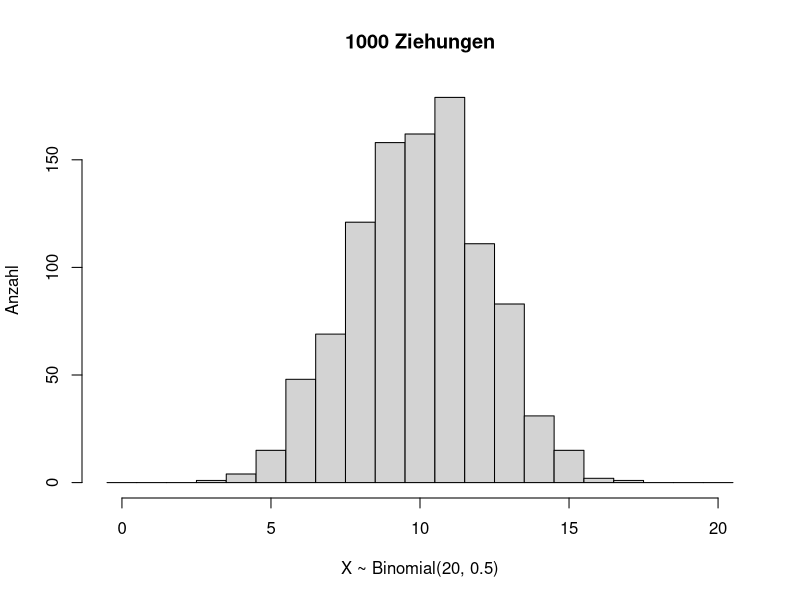
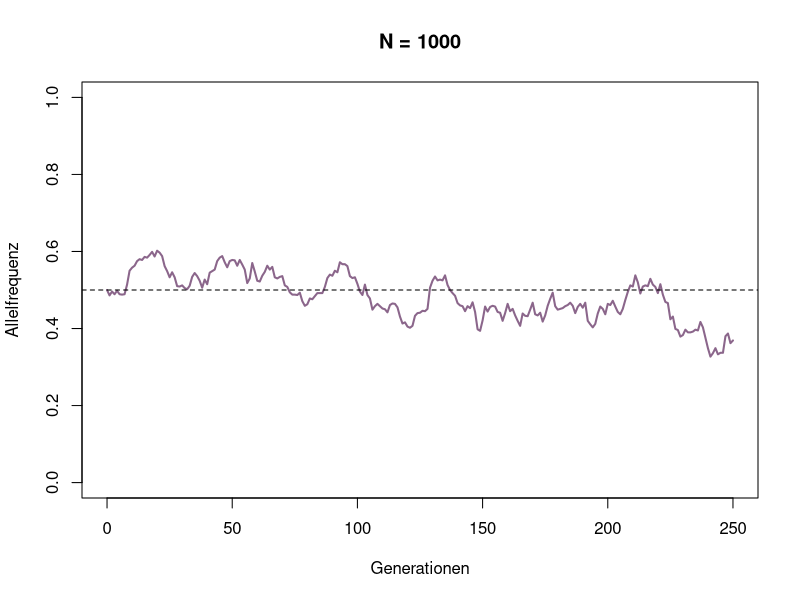
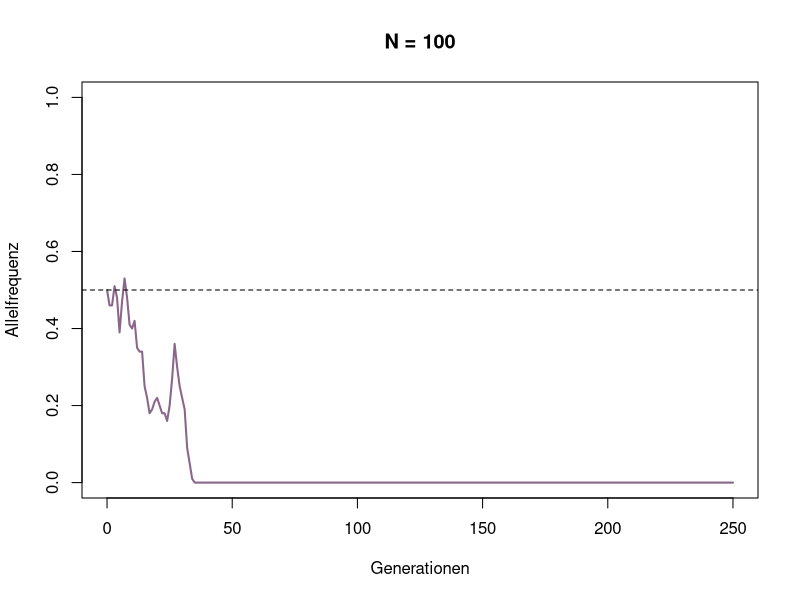
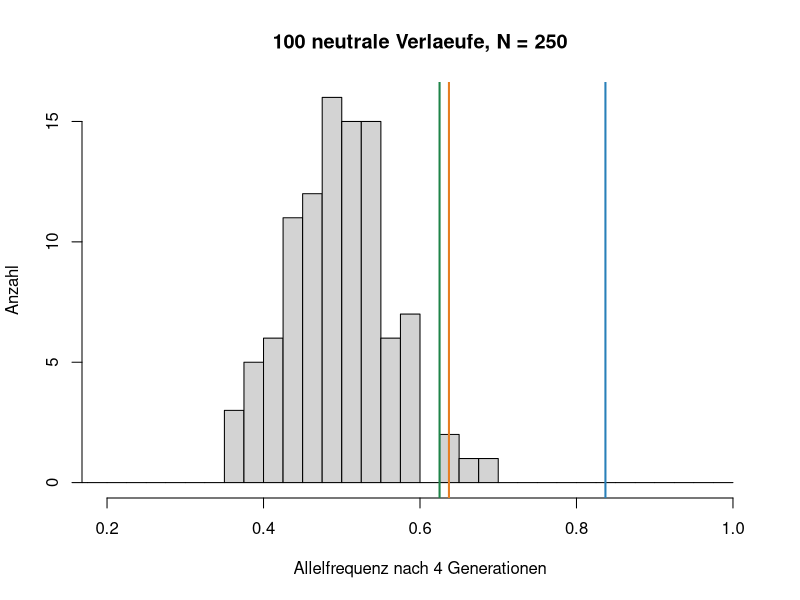
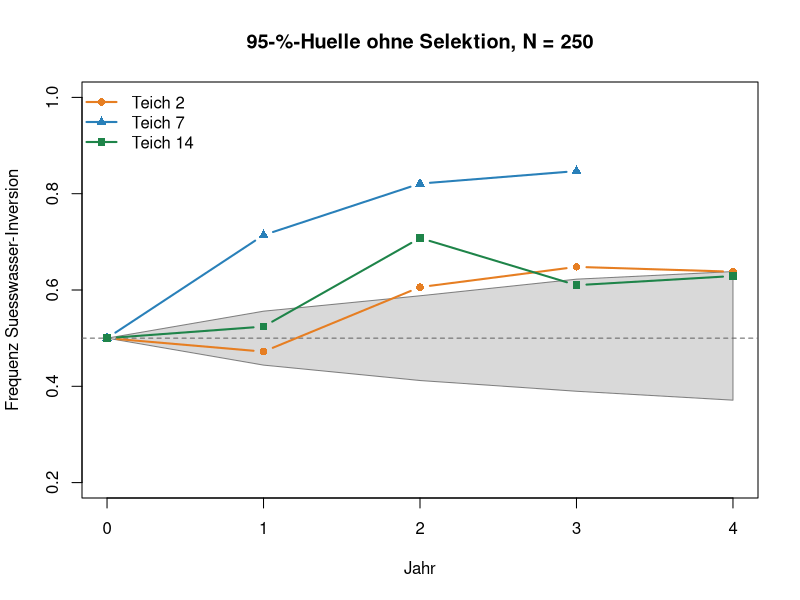
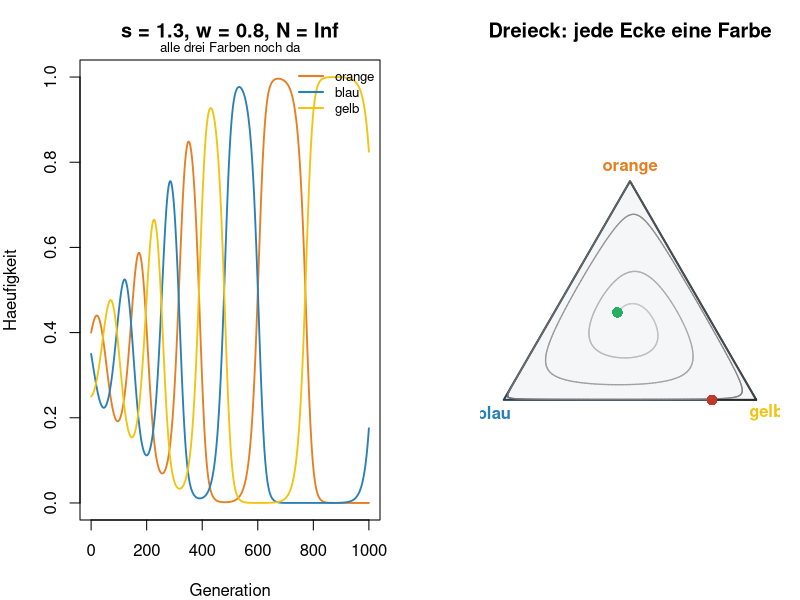
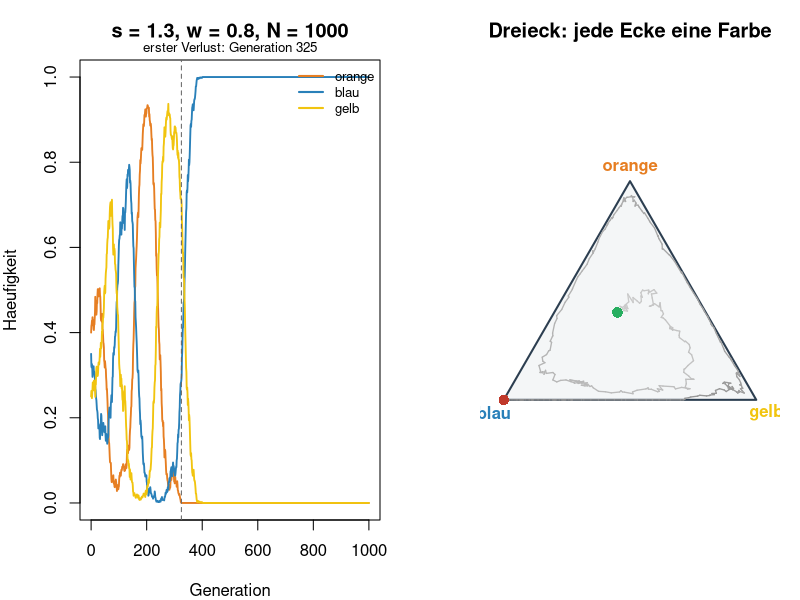
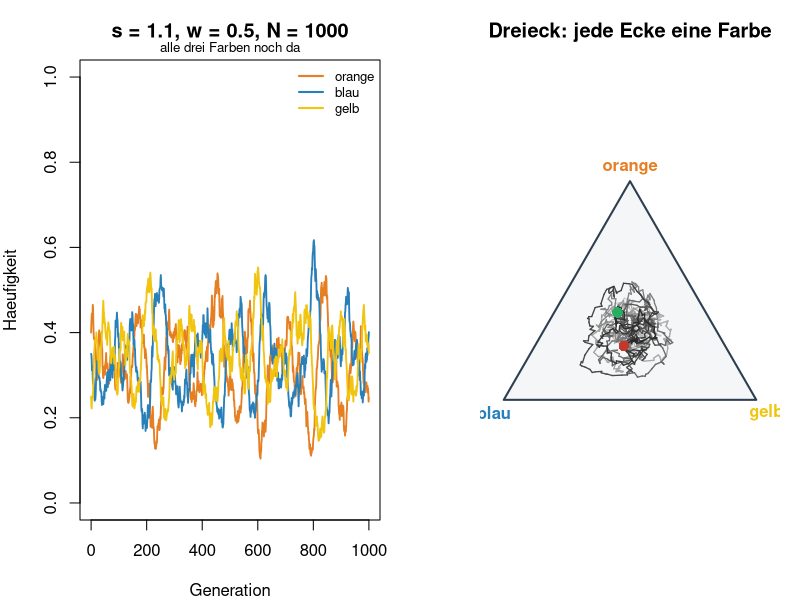

The R script that drew these images, in order:
# Woche 9 - Notebook (nur R, base R)
# Zufall und Notwendigkeit: Drift, die Teiche und die Echsen mit endlicher Population
# In RStudio: Working Directory = weeks/week-09, dann Zeile fuer Zeile ausfuehren.
# Quarto: notebook.qmd. Knit ohne Quarto: notebook.Rmd.

# In der Vorlesung aendert sich die Frequenz in den Teichen von Jahr zu Jahr, und nicht nur in eine Richtung. Ein Grund dafuer: Die Population ist endlich. Jede Generation ist eine Ziehung aus der vorherigen.
#
# Dieses Notebook rechnet die Teiche nicht noch einmal. Sie kommen nur am Ende von Teil A kurz zurueck. Zwei neue Fragen:
#
# 1. Wie stark aendert sich p allein durch Zufall, und wie haengt das von der Populationsgroesse N ab, wenn das Allel neutral ist?
# 2. Was passiert mit den drei Kehlfarben der Echsen aus Woche 4, wenn die Population endlich ist?

# Auftrag
# 1. Eine Binomialverteilung anschauen und set.seed ausprobieren.
# 2. Ein neutrales Allel viele Generationen lang verfolgen, einmal in einer grossen und einmal in einer kleinen Population. Dann mit den Teichen vergleichen.
# 3. Das Echsen-Spiel aus Woche 4 mit endlicher Population laufen lassen: Wann gehen Farben verloren?

# ===========================================================================
# 0 · Zufallszahlen
# ===========================================================================
#
# rbinom(anzahl, size, prob) zieht anzahl Mal, wie viele von size Versuchen erfolgreich waren. Jeder Versuch klappt mit Wahrscheinlichkeit prob. In der Vorlesung war das die Frage: Wie viele von N Genkopien sind die gesuchte Kopie?
#
# set.seed legt den Startwert fest. Dieselbe Folge kommt dann noch einmal heraus.

set.seed(2026)

x <- rbinom(1000, size = 20, prob = 0.5)
hist(x, breaks = 0:21 - 0.5,
     main = "1000 Ziehungen", xlab = "X ~ Binomial(20, 0.5)", ylab = "Anzahl")

# F1
# 1. Lassen Sie denselben Block ohne set.seed zweimal laufen. Aendert sich das Histogramm?
# 2. Setzen Sie prob = 0.1. Wie veraendert sich die Verteilung? Warum?

# ===========================================================================
# A · Populationsgroesse
# ===========================================================================
#
# Wir verfolgen ein neutrales Allel. p ist seine Frequenz. Der Einfachheit halber ist die Populationsgroesse N fix, und jedes Individuum ist haploid: Es hat von jedem Gen nur eine Kopie (wie Bakterien). Es traegt das Allel also, oder es traegt es nicht.
#
# Stichlinge und Echsen sind diploid: zwei Kopien pro Individuum, also 2N Genkopien in der Population. Am Prinzip aendert das nichts. Man zieht dann 2N Kopien statt N.
#
# Jede Generation wird aus der vorherigen gezogen. Ist das Allel in Generation t haeufig, ist es in Generation t+1 wahrscheinlich auch haeufig - aber nicht genau gleich haeufig. Das ist derselbe Schritt wie in der Vorlesung, hier ohne Selektion.

WF_step <- function(p, N) {
  N_p <- rbinom(1, N, p)   # wie viele der N Individuen tragen das Allel?
  N_p / N
}

# --- Eine Generation ---

# F2
# Simulieren Sie eine einzelne Generation mit p = 0.5 und N = 1000.
#
# - Was erwarten Sie: nimmt p ab, nimmt es zu, oder bleibt es in der Naehe von 0.5?
# - Lassen Sie den Chunk mehrmals laufen. Was passiert?

WF_step(p = 0.5, N = 1000)

# --- Viele Generationen ---

simulateWF <- function(p_0, N, generationen = 250) {
  p <- numeric(generationen + 1)
  p[1] <- p_0
  for (t in seq_len(generationen)) {
    p[t + 1] <- WF_step(p[t], N)
  }
  data.frame(generation = 0:generationen, p = p)
}

# --- Grosse Population ---

p_0 <- 0.5   # bitte aendern

large_pop <- simulateWF(p_0, N = 1000)

plot(large_pop$generation, large_pop$p, type = "l", lwd = 2, col = "plum4",
     xlab = "Generationen", ylab = "Allelfrequenz", ylim = c(0, 1),
     main = "N = 1000")
abline(h = p_0, lwd = 1, lty = 2)

# F3
# Aendern Sie p_0. Was passiert mit der Allelfrequenz ueber die 250 Generationen?

# --- Kleine Population ---

# F4
# Was erwarten Sie fuer N = 100, bevor Sie den naechsten Block laufen lassen?

p_0 <- 0.5   # bitte aendern

small_pop <- simulateWF(p_0, N = 100)

plot(small_pop$generation, small_pop$p, type = "l", lwd = 2, col = "plum4",
     xlab = "Generationen", ylab = "Allelfrequenz", ylim = c(0, 1),
     main = "N = 100")
abline(h = p_0, lwd = 1, lty = 2)

# F5
# - Lassen Sie den Block ein paar Mal laufen. Was beobachten Sie?
# - In den bisherigen Wochen stieg oder fiel p, weil das Allel einen Vorteil oder einen Nachteil hatte. Ist das hier auch so?
# - Was heisst das fuer die genetische Vielfalt in einer kleinen Population?

# --- Zurueck zu den Teichen ---
#
# In der Vorlesung starten alle drei Teiche bei p = 0.5 und liegen nach drei bis vier Jahren bei etwa 0.63 (Teich 2 und 14) und 0.84 (Teich 7). Kann ein neutrales Allel das allein durch Zufall schaffen?
#
# Wir lassen simulateWF 100 Mal laufen, je 4 Generationen mit N = 250. Jede Bahn kommt als Zeile in die Tabelle bahnen: 100 Zeilen, 5 Spalten (Jahr 0 bis 4). Zuerst schauen wir nur auf das Ende.

N <- 250   # bitte aendern

set.seed(2026)
bahnen <- matrix(NA, nrow = 100, ncol = 5)   # eine Zeile pro Bahn, eine Spalte pro Jahr
for (i in 1:100) {
  bahn <- simulateWF(p_0 = 0.5, N = N, generationen = 4)
  bahnen[i, ] <- bahn$p
}
p_ende <- bahnen[, 5]   # Frequenz nach 4 Jahren

hist(p_ende, breaks = seq(0, 1, by = 0.025), xlim = c(0.2, 1),
     main = paste("100 neutrale Verlaeufe, N =", N),
     xlab = "Allelfrequenz nach 4 Generationen", ylab = "Anzahl")
abline(v = c(0.637, 0.625, 0.837), lwd = 2,
       col = c("#e67e22", "#1e8449", "#2980b9"))   # Teich 2, 14, 7

sum(p_ende >= 0.62)   # so hoch wie Teich 2 und 14?
sum(p_ende >= 0.84)   # so hoch wie Teich 7?

# Die Huelle. Statt 100 Linien zeichnen wir fuer jedes Jahr nur den Bereich, in dem 95 von 100 Bahnen liegen: vom 2.5-%- bis zum 97.5-%-Perzentil. quantile kennen Sie aus Woche 7. Dazu kommen die gemessenen Teiche.

unten <- numeric(5)
oben  <- numeric(5)
for (j in 1:5) {
  unten[j] <- quantile(bahnen[, j], 0.025)
  oben[j]  <- quantile(bahnen[, j], 0.975)
}

jahr <- 0:4
plot(NA, xlim = c(0, 4), ylim = c(0.2, 1),
     xlab = "Jahr", ylab = "Frequenz Suesswasser-Inversion",
     main = paste("95-%-Huelle ohne Selektion, N =", N))
polygon(c(jahr, rev(jahr)), c(unten, rev(oben)), col = "grey85", border = "grey50")
abline(h = 0.5, lty = 2, col = "grey40")   # Erwartung ohne Selektion

# die Teiche (Teich 7 hat kein Jahr 4)
lines(0:4, c(0.500, 0.472, 0.606, 0.648, 0.638), type = "b", pch = 16, lwd = 2, col = "#e67e22")
lines(0:3, c(0.500, 0.714, 0.821, 0.847),        type = "b", pch = 17, lwd = 2, col = "#2980b9")
lines(0:4, c(0.500, 0.524, 0.708, 0.610, 0.629), type = "b", pch = 15, lwd = 2, col = "#1e8449")
legend("topleft", c("Teich 2", "Teich 7", "Teich 14"), col = c("#e67e22", "#2980b9", "#1e8449"),
       pch = c(16, 17, 15), lwd = 2, bty = "n")

# F6
# Die zwei Zeilen am Ende des Blocks zaehlen, wie viele der 100 neutralen Verlaeufe so hoch kommen wie die Teiche 2 und 14 (mindestens 0.62) und wie viele so hoch wie Teich 7 (mindestens 0.84).
#
# | N | so hoch wie Teich 2 und 14 (von 100) | so hoch wie Teich 7 (von 100) |
# |---|---|---|
# | 250 |  |  |
# | 50 |  |  |
# | 25 |  |  |
#
# - Fuellen Sie die Tabelle aus. Wie klein muesste die Population sein, damit Zufall allein reicht?
# - Schauen Sie die Huelle an: Welcher Teich verlaesst sie, und in welchem Jahr? Wie veraendert sich die Huelle, wenn Sie N aendern? (Danach beide Bloecke neu laufen lassen.)
# - In jedem Teich leben Hunderte Stichlinge. Was muss also zum Zufall dazukommen?

# ===========================================================================
# B · Echsen mit endlicher Population
# ===========================================================================
#
# In Woche 4 hatten die Maennchen von Uta stansburiana drei Kehlfarben: orange schlaegt blau, blau schlaegt gelb, gelb schlaegt orange. Mit der Matrix
#
# 
# A =
# \begin{pmatrix}
# 1 & w & s \\
# s & 1 & w \\
# w & s & 1
# \end{pmatrix}
# 
#
# gab es drei Verlaeufe. Ist s + w < 2, naehern sich die Haeufigkeiten einem Punkt in der Mitte. Ist s + w = 2, kreisen sie immer auf derselben Bahn: eine Oszillation. Ist s + w > 2, schaukeln sie sich auf: eine Heterokline. Die Bahn wird immer groesser und kommt den Ecken immer naeher. Jede Farbe wird abwechselnd fast alleinherrschend und dann fast null.
#
# Abbildung (im HTML-Notebook): Die drei Verlaeufe aus Woche 4. Jede Ecke des Dreiecks ist eine Farbe allein (1 orange, 2 blau, 3 gelb), die Mitte ist gleich viel von allen. Links: Die Mischung naehert sich dem Punkt in der Mitte. Mitte: Sie kreist. Rechts: Die Heterokline fuehrt von Ecke zu Ecke, immer nahe am Rand.
#
# Fast null: Im Modell von Woche 4 ist die Population unendlich gross. Eine Farbe mit Haeufigkeit 0.0001 ist dort noch da und kommt wieder. In echten Echsen-Populationen gibt es nur ganze Maennchen.
#
# Wir machen dasselbe wie in der Vorlesung mit den Teichen: erst Selektion, dann Ziehung. Fuer drei Farben zieht rmultinom statt rbinom: Von N Maennchen der neuen Generation, wie viele sind orange, blau, gelb?

echsen_matrix <- function(s, w) {
  matrix(c(1, w, s,
           s, 1, w,
           w, s, 1), nrow = 3, byrow = TRUE)
}

# Eine Generation: erst Selektion (wie Woche 4), dann N Maennchen ziehen
echsen_schritt <- function(p, A, N, r = 0.3) {
  W <- 2 - as.numeric(A %*% p)            # Fitness jeder Farbe
  W_mittel <- sum(p * W)
  p_sel <- p * (1 + r * (W - W_mittel))   # 1. Selektion
  p_sel <- p_sel / sum(p_sel)
  if (is.infinite(N)) return(p_sel)       # N = Inf: kein Zufall
  as.numeric(rmultinom(1, size = N, prob = p_sel)) / N   # 2. Ziehung
}

# Viele Generationen hintereinander
echsen_lauf <- function(s, w, N, generationen = 1000, p0 = c(0.4, 0.35, 0.25)) {
  A <- echsen_matrix(s, w)
  p <- matrix(NA, nrow = generationen + 1, ncol = 3)
  p[1, ] <- p0
  for (t in 1:generationen) p[t + 1, ] <- echsen_schritt(p[t, ], A, N)
  p
}

farben3 <- c("#e67e22", "#2980b9", "#f1c40f")

erster_verlust <- function(p) {
  i <- which(apply(p, 1, min) == 0)
  if (length(i)) i[1] - 1 else NA
}

zeige_echsen <- function(s, w, N, generationen = 1000) {
  p <- echsen_lauf(s, w, N, generationen)
  verlust <- erster_verlust(p)
  par(mfrow = c(1, 2), mar = c(4, 4, 3, 1))
  matplot(0:generationen, p, type = "l", lty = 1, lwd = 1.8, col = farben3, ylim = c(0, 1),
          xlab = "Generation", ylab = "Haeufigkeit",
          main = paste0("s = ", s, ", w = ", w, ", N = ", N))
  if (!is.na(verlust)) {
    abline(v = verlust, lty = 2, col = "grey40")
    mtext(paste("erster Verlust: Generation", verlust), side = 3, line = 0.2, cex = 0.8)
  } else {
    mtext("alle drei Farben noch da", side = 3, line = 0.2, cex = 0.8)
  }
  legend("topright", c("orange", "blau", "gelb"), col = farben3, lwd = 2, bty = "n", cex = 0.8)
  # Dreieck: jede Ecke eine Farbe, der Punkt ist die Mischung
  ecke <- rbind(c(0.5, sqrt(3) / 2), c(0, 0), c(1, 0))
  xy <- p %*% ecke
  plot(NA, xlim = c(-0.05, 1.05), ylim = c(-0.08, 0.95), asp = 1, axes = FALSE,
       xlab = "", ylab = "", main = "Dreieck: jede Ecke eine Farbe")
  polygon(ecke, col = "#f4f6f7", border = "#2c3e50", lwd = 2)
  zeit <- seq(0, 1, length.out = nrow(xy))
  segments(xy[-nrow(xy), 1], xy[-nrow(xy), 2], xy[-1, 1], xy[-1, 2],
           col = grey(0.8 - 0.65 * zeit[-1]), lwd = 1.3)
  points(xy[1, 1], xy[1, 2], pch = 16, col = "#27ae60", cex = 1.4)
  points(xy[nrow(xy), 1], xy[nrow(xy), 2], pch = 16, col = "#c0392b", cex = 1.4)
  text(ecke[, 1] + c(0, -0.04, 0.04), ecke[, 2] + c(0.05, -0.05, -0.05),
       c("orange", "blau", "gelb"), col = farben3, font = 2)
  par(mfrow = c(1, 1))
  invisible(p)
}

zeit_bis_verlust <- function(s, w, N, wiederholungen = 20, generationen = 3000) {
  t <- replicate(wiederholungen, erster_verlust(echsen_lauf(s, w, N, generationen)))
  c(verloren = sum(!is.na(t)), median_generation = median(t, na.rm = TRUE))
}

# Die Abbildungen. Links: Haeufigkeit jeder Farbe ueber die Generationen. Rechts: das Dreieck aus Woche 4. Jede Ecke ist eine Farbe allein, die Mitte ist gleich viel von allen. Gruen ist der Start, rot das Ende, die Linie wird mit der Zeit dunkler.

# --- Ohne Zufall ---

zeige_echsen(s = 1.3, w = 0.8, N = Inf)

# F7
# - s + w = 2.1: Was macht die Linie im Dreieck?
# - Geht eine Farbe je ganz verloren? Wie klein wird die seltenste Farbe? p <- echsen_lauf(1.3, 0.8, N = Inf); min(p)

# --- Mit Zufall ---
#
# Dasselbe Spiel, aber jede Generation hat N = 1000 Maennchen.

zeige_echsen(s = 1.3, w = 0.8, N = 1000)   # bitte mehrmals ausfuehren, dann N aendern

# F8
# - Was passiert, wenn eine Farbe in die Naehe von null kommt?
# - Und danach, mit nur noch zwei Farben? (Woche 4: Zwei Strategien schliessen sich aus.)
# - Lassen Sie den Block mehrmals laufen. Gewinnt immer dieselbe Farbe?

# --- Wie schnell? ---
#
# zeit_bis_verlust laesst 20 Populationen laufen und zaehlt, in wie vielen eine Farbe verloren geht und nach wie vielen Generationen (Median).

set.seed(1)
zeit_bis_verlust(s = 1.3, w = 0.8, N = 1000)   # bitte N aendern

# F9
# | N | verloren (von 20) | Generationen bis zum ersten Verlust |
# |---|---|---|
# | 100 |  |  |
# | 1 000 |  |  |
# | 10 000 |  |  |
#
# Hilft eine groessere Population gegen den Verlust? Verhindert sie ihn?

# --- Ein stabiler Punkt ---
#
# Jetzt s + w < 2: Selektion zieht die Mischung zur Mitte.

zeige_echsen(s = 1.1, w = 0.5, N = 1000)

set.seed(1)
zeit_bis_verlust(s = 1.1, w = 0.5, N = 1000)   # bitte N aendern

# F10
# | N | verloren (von 20) | Generationen bis zum ersten Verlust |
# |---|---|---|
# | 100 |  |  |
# | 1 000 |  |  |
# | 10 000 |  |  |
#
# - Vergleichen Sie mit Ihrer Tabelle aus F9 (Heterokline). Wo haelt Selektion die Vielfalt, wo bringt sie die Farben in Gefahr?
# - Bei Uta gibt es seit Jahren alle drei Farben. Was sagt das ueber N, oder ueber s und w?

# ===========================================================================
# Fazit
# ===========================================================================
#
# Teil A: Zufall allein aendert die Frequenz eines Allels, und in kleinen Populationen geht es schnell verloren. Teil B: Zufall und Selektion zusammen. Wohin die Selektion die Population treibt, entscheidet, wie gefaehrlich der Zufall ist.

# F11
# Schreiben Sie die drei Saetze zu Ende.
#
# - In einer kleinen Population kann ein Allel zufaelligerweise ... . Diesen Prozess nennen wir Drift.
# - Auf einer Heterokline wird jede Farbe immer wieder selten. In einer endlichen Population kann sie dann ... . Die Vielfalt geht ..., auch wenn die Selektion sie im Mittel erhalten wuerde.
# - In Teich 7 wurden pro Jahr nur 7-36 Fische untersucht. Ein Teil des Unterschieds zu den anderen Teichen kann deshalb ... sein.
